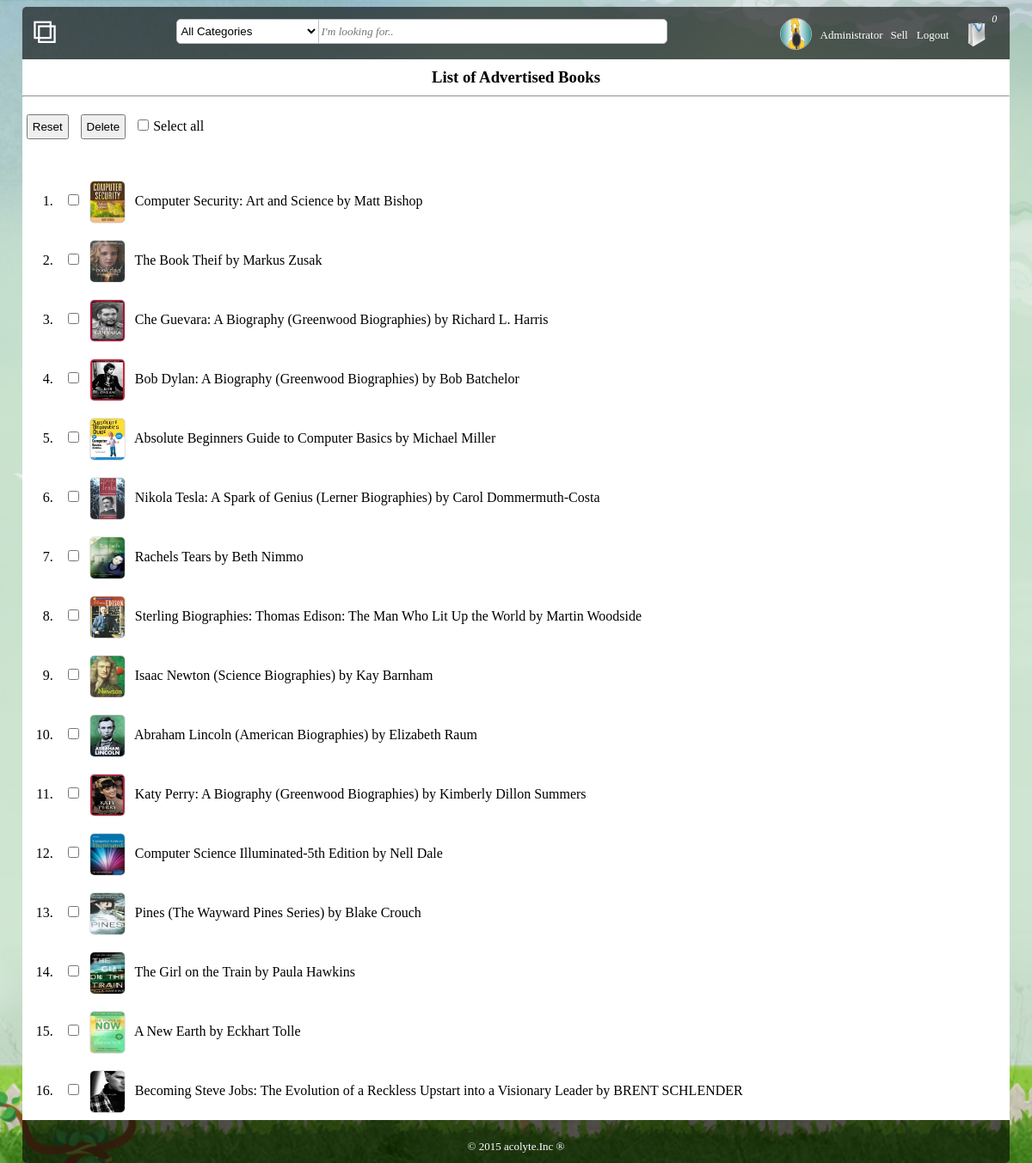
/bookstore/user/index.php (signed in), run on the app's committed database.
### tables this page shows
CREATE TABLE IF NOT EXISTS `old_book_details` (
  `ISBN` varchar(13) NOT NULL DEFAULT '',
  `Author` varchar(100) NOT NULL,
  `Book_Name` varchar(150) NOT NULL,
  `Category` varchar(30) DEFAULT NULL,
  `Cost` double DEFAULT NULL,
  `Date` date NOT NULL,
  `Description` varchar(1000) DEFAULT 'None mentioned.',
  `Rate` int(1) NOT NULL,
  `URL` varchar(100) NOT NULL,
  `User` varchar(20) NOT NULL,
  `Warehouse` varchar(5) NOT NULL
);

### bookstore/user/index.php (the view, shortened to what this page needs)
<!DOCTYPE html>
<html>
<head>
	<link rel="stylesheet" type="text/css" href="../styles.css">
</head>
<body>
<div class="wrapper">
<?php
	require '../include/header.php';
	$table = "old_book_details";
	if(isset($_SESSION['user'])){
	?>
	<div class = "dynamic">
	<?php
		$user = $_SESSION['user'];
		$books = mysql_query("SELECT * FROM $table WHERE User = '$user'");
		echo "<h3>List of Advertised Books</h3><hr>";
		if(mysql_num_rows($books) !=0){
		?>
		<form id = "my_books" action = "../bag/remove.php" method="POST">
			<input type = "reset">
			<input name="del_btn" type = "submit" value="Delete">
			<input type="checkbox" onclick="toggle(this)">Select all
			<ol>
			<?php
				while($row = mysql_fetch_assoc($books)){
					$book = $row['Book_Name'];
					$auth = $row['Author'];
					$isbn = $row['ISBN'];
					$URL = $row['URL'];
			?>
			<li><input name = "selected[]" type = "checkbox" value = "<?php echo $isbn?>">&nbsp;
				<a href = "../book/details.php?q=<?php echo $isbn?>">
				<img style = "position:relative;width:40px;height:48px;top:20px;border-radius:5px;box-shadow:0px 0px 1px;"
					 src="../Images/<?php echo $URL;?>"></a>&nbsp;&nbsp;
				<a href = "../book/details.php?q=<?php echo $isbn?>"><?php echo $book?></a> by
				<a href = "../search.php?q=<?php echo $auth?>"><?php echo $auth?></a>
			</li>
		<?php
			}
			echo "</ol></form>";
			}
		}
	?>
</div>
<?php include '../include/footer.php';?>
</div>
</body>
</html>

### bookstore/styles.css (style rules this page uses)
body { background:url(Images/background.jpg); background-size: cover; font-family: "Arial" @import url('https://fonts.googleapis.com/css?family=Allura'); }
.wrapper { box-shadow: 0px 0px 6px gray; border-radius: 5px; width: 97%; min-width: 660px; margin:auto; }
.dynamic { position: relative; width: 100%; min-height: 1000px; background-color: #fff; float: left; }
#my_books input { padding: 5px; margin: 5px; }
.dynamic h3 { text-align: center; margin: 10px; }
.dynamic ol li { padding: 8px; }
.dynamic ol li a { text-decoration: none; color: black; }

### data on the page
old_book_details: URL (picture), Book_Name "Computer Security: Art and Science", Author "Matt Bishop"
old_book_details: URL (picture), Book_Name "The Book Theif", Author "Markus Zusak"
old_book_details: URL (picture), Book_Name "Che Guevara: A Biography (Greenwood Biographies)", Author "Richard L. Harris"
old_book_details: URL (picture), Book_Name "Bob Dylan: A Biography (Greenwood Biographies)", Author "Bob Batchelor"
old_book_details: URL (picture), Book_Name "Absolute Beginners Guide to Computer Basics", Author "Michael Miller"
old_book_details: URL (picture), Book_Name "Nikola Tesla: A Spark of Genius (Lerner Biographies)", Author "Carol Dommermuth-Costa"
old_book_details: URL (picture), Book_Name "Rachels Tears", Author "Beth Nimmo"
old_book_details: URL (picture), Book_Name "Sterling Biographies: Thomas Edison: The Man Who Lit Up the World", Author "Martin Woodside"
old_book_details: URL (picture), Book_Name "Isaac Newton (Science Biographies)", Author "Kay Barnham"
old_book_details: URL (picture), Book_Name "Abraham Lincoln (American Biographies)", Author "Elizabeth Raum"
old_book_details: URL (picture), Book_Name "Katy Perry: A Biography (Greenwood Biographies)", Author "Kimberly Dillon Summers"
old_book_details: URL (picture), Book_Name "Computer Science Illuminated-5th Edition", Author "Nell Dale"
old_book_details: URL (picture), Book_Name "Pines (The Wayward Pines Series)", Author "Blake Crouch"
old_book_details: URL (picture), Book_Name "The Girl on the Train", Author "Paula Hawkins"
old_book_details: URL (picture), Book_Name "A New Earth", Author "Eckhart Tolle"
old_book_details: URL (picture), Book_Name "Becoming Steve Jobs: The Evolution of a Reckless Upstart into a Visionary Leader", Author "BRENT SCHLENDER"

### other printed values
$homename "Administrator"
